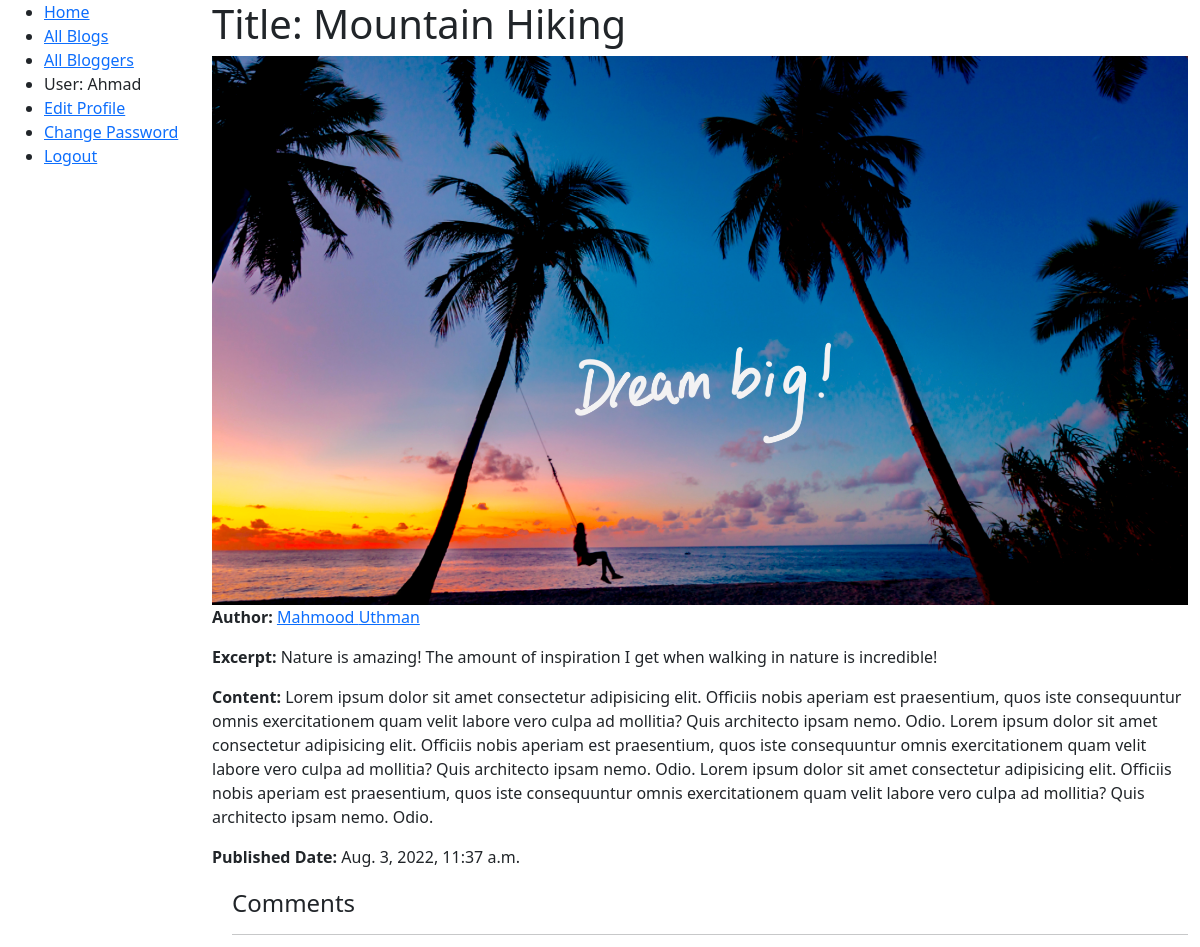
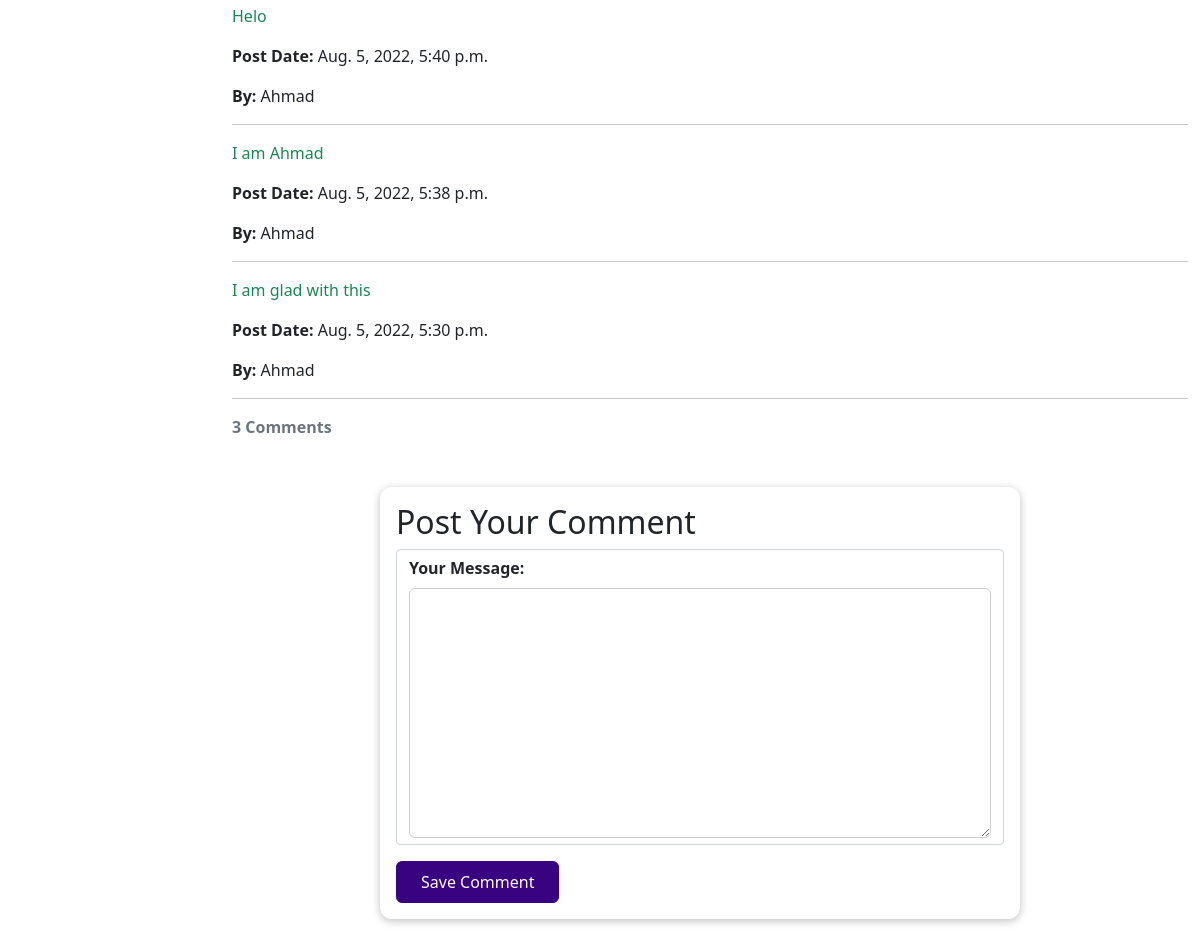
The page /blog/mountain-hiking (signed in) on the database its author committed (2 pictures, top to bottom).
### blog/models.py (models this page shows, shortened)
class Blog(models.Model):
    title = models.CharField(max_length=150)
    excerpt = models.CharField(max_length=200)
    image = models.ImageField(upload_to="articles", null=True)
    post_date = models.DateTimeField(auto_now_add=True)
    updated = models.DateTimeField(auto_now=True)
    is_delete = models.BooleanField(default=False)
    slug = models.SlugField(unique=True, max_length=100, blank=True)
    content = models.TextField(validators=[MinLengthValidator(10)])
    objects = AllObjects()
    active_objects = ActiveObjects()
    author = models.ForeignKey(User, on_delete=models.SET_NULL, null=True, related_name="blogs")
    class Meta:
        ordering = ["title", "author"]
    def get_absolute_url(self):
        return reverse("blog:blog-detail", args=[str(self.slug)])

class Comment(models.Model):
    text = models.TextField(max_length=400)
    post_date = models.DateTimeField(auto_now_add=True)
    is_delete = models.BooleanField(default=False)
    comment_owner = models.ForeignKey(User, on_delete=models.SET_NULL, null="True", related_name="comments", editable=False)
    blog = models.ForeignKey(Blog, on_delete=models.CASCADE, related_name="comments", editable=False)
    objects = AllObjects()
    active_comments = ActiveObjects()
    class Meta:
        ordering = ["post_date"]

### blog/views.py (the view)
# urls.py: path('<slug:slug>', views.BlogPostDetailPage.as_view(), name="blog-detail"),
class BlogPostDetailPage(DetailView):
    model = Blog
    def get_context_data(self, **kwargs):
        blog = Blog.objects.get(slug=self.kwargs.get("slug"))
        current_user = self.request.user
        if self.request.user != blog.author:
            comments = Comment.active_comments.filter(blog=blog).order_by("-post_date")
        else:
            comments = Comment.objects.filter(blog=blog).order_by("-post_date")
        context = super(BlogPostDetailPage, self).get_context_data(**kwargs)
        context["comment_form"] = CommentForm()
        context["comments"] = comments
        context["current_user"] = current_user
        return context

### blog/forms.py
class CommentForm(forms.ModelForm):
    class Meta:
        model = Comment
        exclude = ["post_date", "is_delete"]
        labels = {
            "text": "Your Message",
        }

### blog/models.py (called while the page is built)
    def get_queryset(self):
        return super(ActiveObjects, self).get_queryset().filter(is_delete=False)

    def get_queryset(self):
        return super(AllObjects, self).get_queryset()

### blog/templates/blog/blog_detail.html (shortened to what this page needs)
{% extends "blog/base_generic.html" %}
{% load static %}
{% block styles %}
    <link rel="stylesheet" href="{% static "css/blog_detail.css" %}">
{% endblock %}
{% block content %}
  <h1>Title: {{ blog.title }}</h1>
  {% if blog.image.url %}
    <img class="img-fluid" src="{{ blog.image.url }}" alt="Blog Image">
  {% endif %}
  <p><strong>Author:</strong> <a href="{% url "blog:author-detail" blog.author.id %}">{{ blog.author.first_name }} {{ blog.author.last_name }}</a></p>
  <p><strong>Excerpt:</strong> {{ blog.excerpt }}</p>
  <p><strong>Content: </strong> {{ blog.content }}</p>
  <p><strong>Published Date:</strong> {{ blog.post_date }}</p>
  <div style="margin-left:20px;margin-top:20px">
    <h4>Comments</h4>
        <div class="done">
            {% for comment in comments %}
              <hr>
              <p class="text-success">
                {{ comment.text }}
              </p>
              <p><strong>Post Date:</strong> {{ comment.post_date }}</p>
              <p><strong>By:</strong> {{ comment.comment_owner.first_name }}</p>
            {% endfor %}
        </div>
        <hr>
        <p class="text-muted"><strong>{{ comments.count }} Comment{{ comments.count|pluralize }} </strong></p>
  </div>
  <section id="comment-form">
    <h2>Post Your Comment</h2>
    <form id="post-form" action="{{ blog.get_absolute_url }}" method="post">
        {% for form_field in comment_form %}
            <div class="form-control {% if form_field.errors %}invalid{% endif %}">
                {{ form_field.label_tag }}
                {{ form_field }}
            </div>
        {% endfor %}
        <button class="comments_submit">Save Comment</button>
    </form>
  </section>
{% endblock content %}

### blog/templates/blog/base_generic.html (shortened to what this page needs)
{% load static %}
<!DOCTYPE html>
<html lang="en">
<head>
  <link href="https://cdn.jsdelivr.net/npm/bootstrap@5.1.3/dist/css/bootstrap.min.css" rel="stylesheet">
  <link rel="stylesheet" href="{% static 'css/styles.css' %}">
  {% block styles %}
  {% endblock %}
</head>
<body>
  <div class="container-fluid">
    <div class="row">
      <div class="col-sm-2">
      {% block sidebar %}
        <ul class="sidebar-nav">
          <li><a href="{% url 'blog:starting-page' %}">Home</a></li>
          <li><a href="{% url 'blog:blog-list-page' %}">All Blogs</a></li>
          <li><a href="{% url 'blog:bloggers-list' %}">All Bloggers</a></li>
            {% if user.is_authenticated %}
             <li>User: {{ user.first_name }}</li>
             <li><a href="{% url 'blog:profile_edit'%}">Edit Profile</a></li>
                <li><a href="{% url 'blog:password_change'%}?next={{request.path}}">Change Password</a></li>
             <li><a href="{% url 'logout'%}?next={{request.path}}">Logout</a></li>
           {% else %}
             <li><a href="{% url 'login'%}?next={{request.path}}">Login</a></li>
           {% endif %}
        </ul>
     {% endblock %}
      </div>
      <div class="col-sm-10 ">
          {% block content %}
          {% endblock %}
      </div>
    </div>
  </div>
</body>
</html>

### blog/static/css/blog_detail.css (style rules this page uses)
.form-control { margin-bottom: 1rem; }
.form-control label { font-weight: bold; margin-bottom: 0.5rem; display: block; }
.form-control input, .form-control textarea { display: block; font: inherit; width: 100%; padding: 0.25rem; border-radius: 6px; border: 1px solid #ccc; }
#comment-form { max-width: 40rem; width: 90%; margin: 3rem auto; border-radius: 12px; background-color: white; box-shadow: 0 2px 8px rgba(0, 0, 0, 0.25); padding: 1rem; }
#comment-form button { font: inherit; background-color: #390281; color: white; border: 1px solid #390281; padding: 0.5rem 1.5rem; border-radius: 6px; cursor: pointer; }

### rows shown on the page
Blog: image (picture), author.first_name "Mahmood", author.last_name "Uthman", excerpt "Nature is amazing! The amount of inspiration I get when walking in nature is incredible!", content "Lorem ipsum dolor sit amet consectetur adipisicing elit. Officiis nobis aperiam est praesentium, quos iste consequuntur omnis exercitationem quam velit labore vero culpa ad mollitia? Quis architecto ipsam nemo. Odio. Lorem ipsum dolor sit amet consectetur adipisicing elit. Officiis nobis aperiam est praesentium, quos iste consequuntur omnis exercitationem quam velit labore vero culpa ad mollitia? Quis architecto ipsam nemo. Odio. Lorem ipsum dolor sit amet consectetur adipisicing elit. Officiis nobis aperiam est praesentium, quos iste consequuntur omnis exercitationem quam velit labore vero culpa ad mollitia? Quis architecto ipsam nemo. Odio.", post_date "Aug. 3, 2022, 11:37 a.m."
Comment: text "Helo", post_date "Aug. 5, 2022, 5:40 p.m.", comment_owner.first_name "Ahmad"
Comment: text "I am Ahmad", post_date "Aug. 5, 2022, 5:38 p.m.", comment_owner.first_name "Ahmad"
Comment: text "I am glad with this", post_date "Aug. 5, 2022, 5:30 p.m.", comment_owner.first_name "Ahmad"

### other values the page prints
{{ user.first_name }} "Ahmad"
{{ comments.count }} "3"
